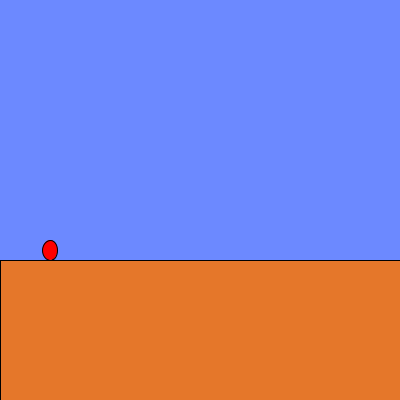
Frame 1 (no input)
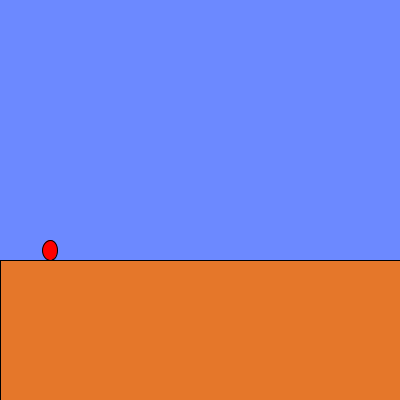
Frame 60 (the mouse pressed at the canvas centre just before this capture)
Frame 120 (the mouse held since frame 60 and released just before this capture): identical to frame 60, image omitted

The Processing sketch that drew these frames (run headless with seeded random() and noise(); from frame 60 on, the mouse is pressed at the canvas centre):

// Processing sketch: week08_5_mario_keyReleased_keyCode_up_Right_Left
// ── week08_5_mario_keyReleased_keyCode_up_Right_Left.pde
void setup()
{
  size(400,400);//視窗大小
}
float marioX=50,marioY=250, vx=0, vy=0;//初速度=0
void draw()
{
  background(108,137,255);
  marioX += vx;
  ellipse(marioX,marioY,10,20);
  fill(255,0,0); ellipse(marioX,marioY,15,20);
  fill(229,119,42); rect(0,260,400,150);
}
void keyPressed()
{
  if(keyCode == RIGHT ) vx = 2;
  if(keyCode == LEFT ) vx = -2;
}
void keyReleased()
{
  if(keyCode==LEFT  || keyCode==RIGHT) vx=0;
}
